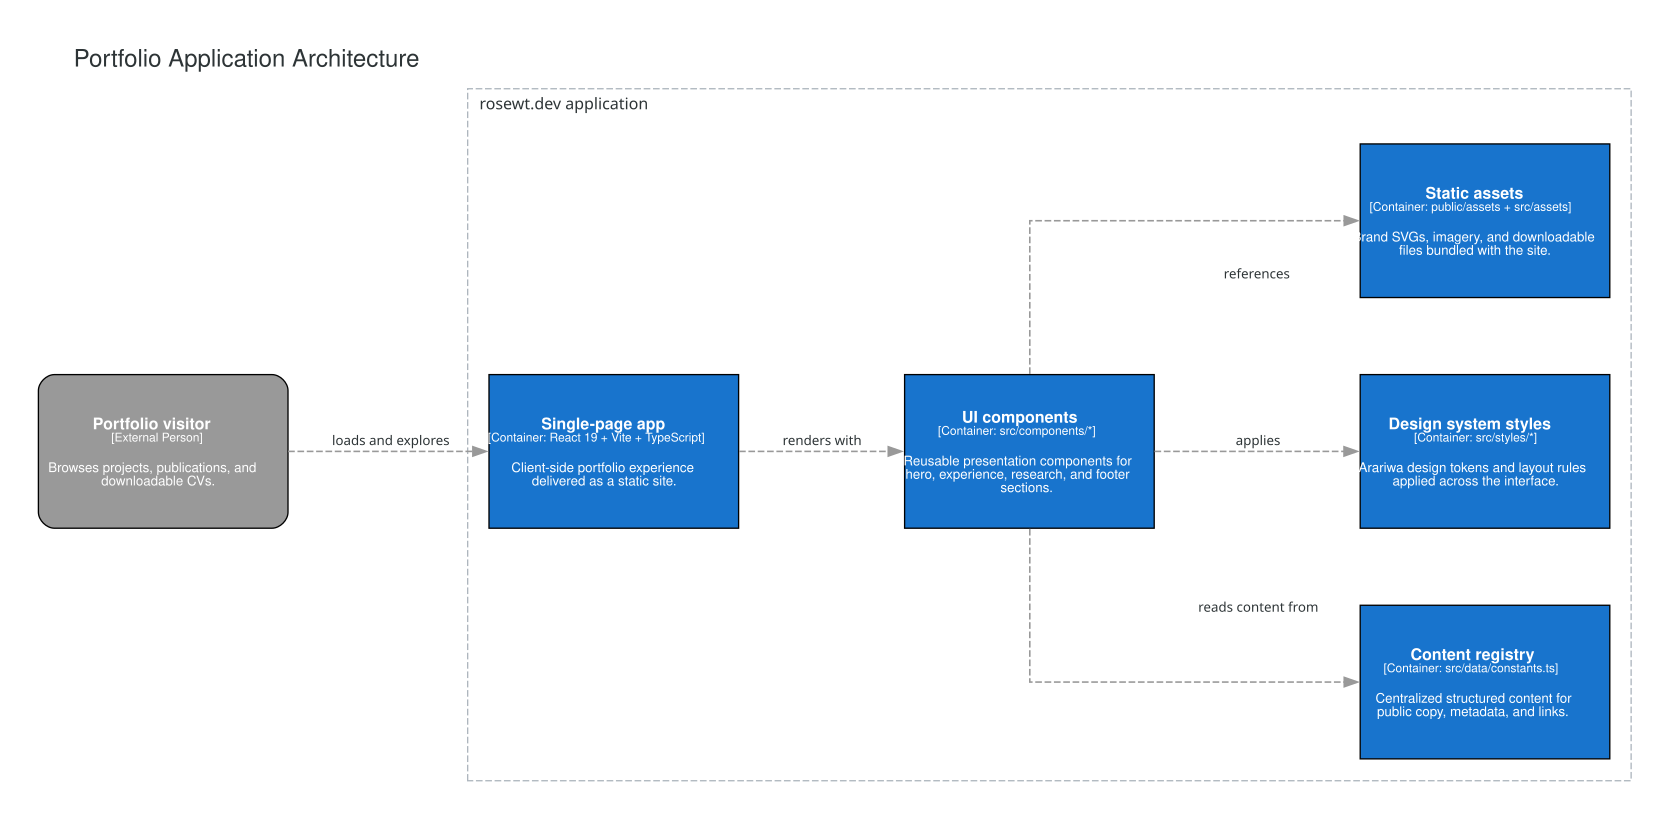

Write the Python code that produced this figure.
from diagrams import Diagram
from diagrams.c4 import Container, Person, Relationship, SystemBoundary

from common import EDGE_ATTR, GRAPH_ATTR, NODE_ATTR, OUTPUT_FORMAT


with Diagram(
    "Portfolio Application Architecture",
    filename="architecture",
    direction="LR",
    outformat=OUTPUT_FORMAT,
    show=False,
    graph_attr=GRAPH_ATTR,
    node_attr=NODE_ATTR,
    edge_attr=EDGE_ATTR,
):
    visitor = Person(
        "Portfolio visitor",
        "Browses projects, publications, and downloadable CVs.",
        external=True,
    )

    with SystemBoundary("rosewt.dev application"):
        spa = Container(
            "Single-page app",
            "React 19 + Vite + TypeScript",
            "Client-side portfolio experience delivered as a static site.",
        )
        components = Container(
            "UI components",
            "src/components/*",
            "Reusable presentation components for hero, experience, research, and footer sections.",
        )
        content = Container(
            "Content registry",
            "src/data/constants.ts",
            "Centralized structured content for public copy, metadata, and links.",
        )
        styles = Container(
            "Design system styles",
            "src/styles/*",
            "Arariwa design tokens and layout rules applied across the interface.",
        )
        assets = Container(
            "Static assets",
            "public/assets + src/assets",
            "Brand SVGs, imagery, and downloadable files bundled with the site.",
        )

    visitor >> Relationship("loads and explores") >> spa
    spa >> Relationship("renders with") >> components
    components >> Relationship("reads content from") >> content
    components >> Relationship("applies") >> styles
    components >> Relationship("references") >> assets
